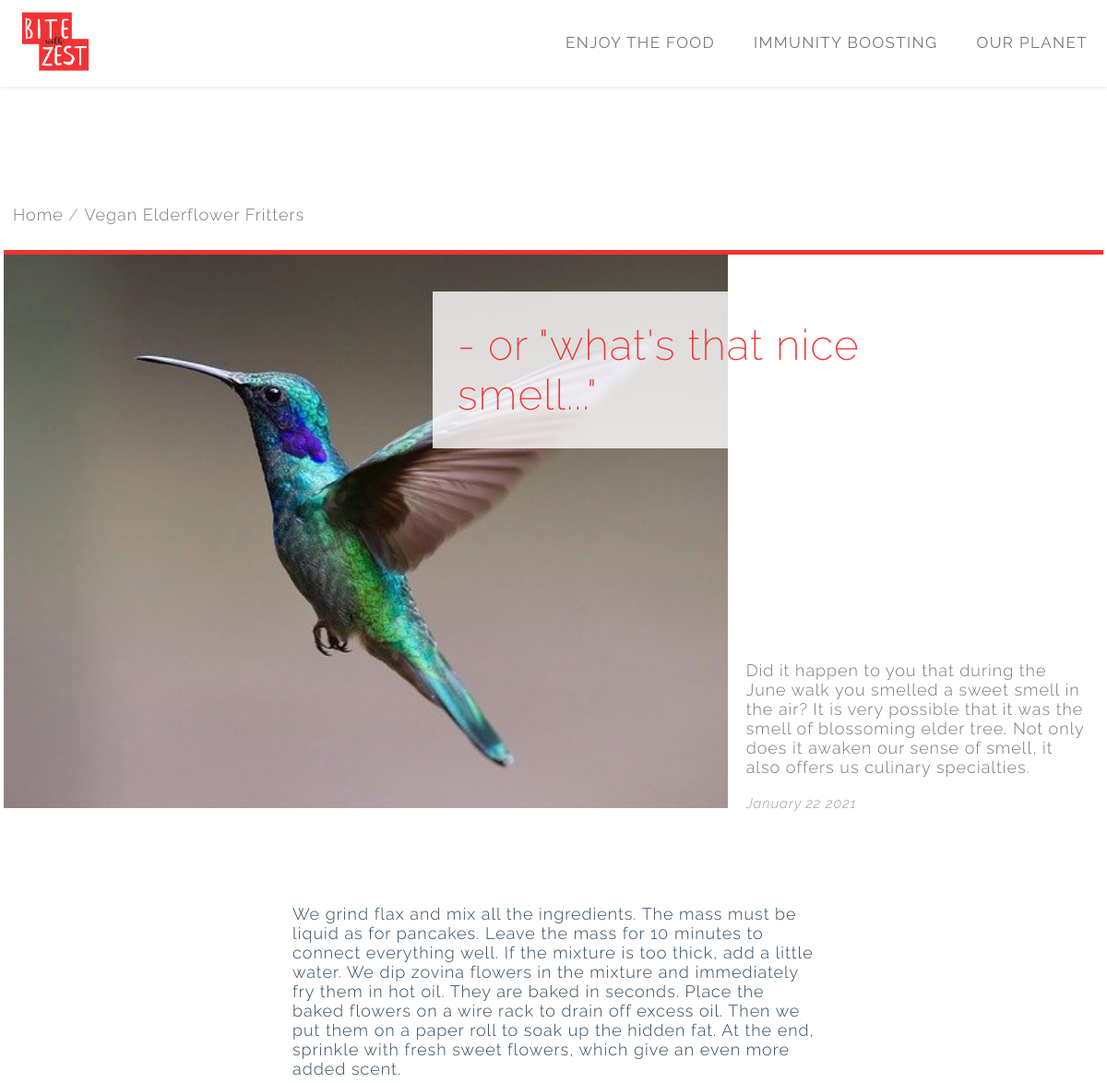
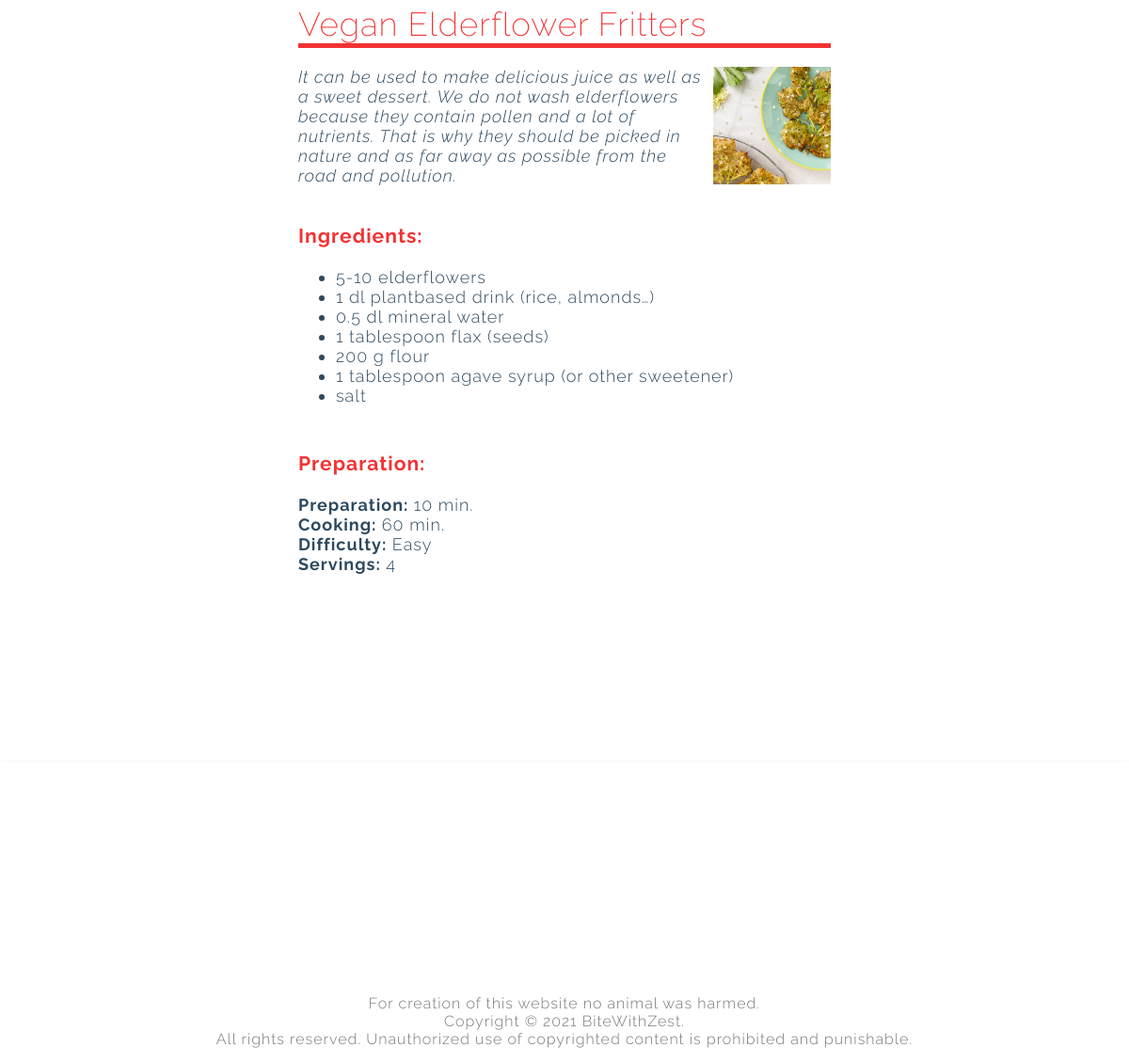
The page /vegan-elderflower-fritters/ on the database its author committed (2 pictures, top to bottom).
### blog/models.py (models this page shows, shortened)
class Category(models.Model):
    description = models.CharField(max_length=200, unique=True)
    status = models.IntegerField(choices=STATUS, default=0)
    slug = models.SlugField(max_length=200,unique=True, default='')
    class Meta:
        verbose_name_plural = 'Categories'

class Post(models.Model):
    titleplus = models.CharField(max_length=200, default='')
    slug = models.SlugField(max_length=200, unique=True)
    author = models.ForeignKey(User, on_delete= models.CASCADE,related_name='blog_posts')
    updated_on = models.DateTimeField(auto_now= True)
    created_on = models.DateTimeField(auto_now_add=True)
    category = models.CharField(max_length=200, choices=category_list, default='')
    subcategory = models.CharField(max_length=200, choices=subcategory_list, default='uncategorized')
    status = models.IntegerField(choices=STATUS, default=0)
    cardtype = models.IntegerField(choices=CARDTYPE, default=0)
    thumbnail = models.FileField(upload_to=path_and_rename,blank=True)
    intro_pic= models.FileField(upload_to=path_and_rename_intro,blank=True)
    intro = models.TextField()
    title = models.CharField(max_length=200, unique=True)
    maintext = models.TextField(default='')
    intro1 = models.TextField(default='',blank=True)
    legend = models.TextField(default='',blank=True)
    add_pic = models.FileField(upload_to=path_and_rename_add,blank=True)
    ingredients = models.TextField(default='',blank=True)
    preparationtext = models.TextField(default='',blank=True)
    main_pic = models.FileField(upload_to=path_and_rename_main,blank=True)
    tip = models.TextField(default='',blank=True)
    class Meta:
        ordering = ['-created_on']
        verbose_name_plural = 'Posts'

### blog/views.py (the view)
# urls.py: path('<slug:slug>/', views.PostDetail.as_view(), name='post_detail'),
class PostDetail(generic.DetailView):
    model = Post
    template_name = 'post_detail.html'
    def get_context_data(self, **kwargs):
       context = super(PostDetail, self).get_context_data(**kwargs)
       shared_context(context)
       return context

### blog/views.py (called while the page is built)
def shared_context(context):
    cat_queryset = Category.objects.all()
    context['cat_list'] = cat_queryset.filter(status=1).order_by('-id')
    context['cat_list_asc'] = cat_queryset.filter(status=1).order_by('id')
    subcat_queryset = SubCategory.objects.all()
    context['subcat_list'] = subcat_queryset.filter(status=1).order_by('-id')
    context['subcat_list_asc'] = subcat_queryset.filter(status=1).order_by('id')
    post_cat_queryset = Post.objects.all()
    context['post_cat_list'] = post_cat_queryset.filter(status=1).order_by('-id')
    context['post_subcat_list'] = post_cat_queryset.filter(status=1).order_by('id')

### blog/templates/post_detail.html (shortened to what this page needs)
{% extends 'base.html' %}
{% block post_content %}
<div class="post-body">
    <ul class="breadcrumbs">
        <li class="breadcrumbs-item">
            <a href="/" class="breadcrumbs-link">Home</a>
        </li>
        <li class="breadcrumbs-item">
            <a href="{% url 'post_detail' post.slug  %}" class="breadcrumbs-link">{{ object.title }}</a>
        </li>
    </ul>
    <div class="intro">
        <div class="picture">
            <img src="../media/post{{post.id}}/intro/post_intro{{post.id}}.jpg" alt="">
            <div class="post-title-figure"><h1> {{ object.titleplus }} </h1></div>
        </div>
        <div class="intro-text">
            {{ object.intro | safe }}
        </div>
        <div class="post-date">{% block created_on %} {{ object.created_on | date:"F d Y"}} {% endblock  %}</div>
    </div>
    <div class="post-content">
        <div class="maintext">
            {{ object.maintext | safe }}
        </div>
        <div class="post-title">
            {{ object.title }}
        </div>
        <div class="preparation">
            <div class="intro1">
                {{ object.intro1 | safe }}
            </div>
            <img src="../static/media/post{{post.id}}/intro/post_intro{{post.id}}.jpg" alt="">
        </div>
        <div class="ingredients">
            <h3>Ingredients:</h3>
            {{ object.ingredients | safe }}
        </div>
        <div class="preparationtext">
            <h3>Preparation:</h3>
            {{ object.preparationtext | safe }}
        </div>
    </div>
    </div>
{% endblock post_content %}

### blog/templates/base.html (shortened to what this page needs)
{% load static %}
<!DOCTYPE html>
<html lang="en">
<head>
  <link rel="stylesheet" href="{% static 'css/style.css' %}" />
  <link rel="stylesheet" href="{% static 'css/responsive.css' %}" />
</head>
<body>
  <div class="wrapper">
    <div class="topnav" id="myTopnav">
      <div class="desc">
        {% for category in cat_list %}
        <div class="dropdown">
          <button class="dropbtn"><a href="{% url 'category_view' category.slug  %}" class="">{{category.description}}</a></button>
        </div>
        {% endfor %}
      </div>
      <div class="logo">
        <a href="/"><img src="{% static 'img/BWZ_logo_red_2.png' %}" alt="logo"></a>
      </div>
    </div>
    <div class="content">
      {% block post_content %}{% endblock post_content %}
    </div>
    {% block footer_showcase %}{% include 'footer.html' %} {% endblock %}
  </div>
</body>
</html>

### static/css/style.css (style rules this page uses)
:root { --yellow: #ffc600; --black: rgb(45, 73, 95); --grey: #777777; --red: #f33233; }
*, *:before, *:after { box-sizing: border-box; }
body { font-family: Raleway, sans-serif; letter-spacing: 1px; margin: 0; font-weight: 300; }
button { font-family: Raleway, sans-serif; }
h1,h2,h3,h4,h5,h6 { margin: 0,0,5px,0; }
.content { display: grid; }
.post-body { display: grid; margin: 100px auto; font-family: 'Raleway', serif; font-size: 18px; color: var(--black); padding: 0 4px ; }
.intro { display: grid; grid-template-areas: "picture" "intro-text"; margin: auto 0; border-top: 5px solid var(--red); }
.picture { grid-area: picture; text-align: center; color: var(--black); grid-column: 1 / -1; }
.post-title-figure { display: none; }
.picture img { width: 400px; height: 300px; object-fit: cover; }
.intro-text { grid-area: intro-text; padding: 5px; color: var(--grey); }
.post-date { bottom: 0; padding-left: 5px; font-style: italic; color: rgb(153, 153, 153); font-size: 15px; }
.post-content { display: grid; margin: 30px auto; grid-template-columns: auto 1fr auto; grid-gap: 2px 5px; }
.post-content>* { grid-column: 2/span 1; }
.post-title { display: grid; font-size: 35px; font-weight: normal; border-bottom: 5px solid var(--red); color: var(--red); }
.preparation { display: grid; grid-template-columns: 3fr auto; margin-top: 10px; }
.preparation img { grid-column: 2/span 1; grid-row: 2/ span 5; width: 108px; height: 108px; object-fit: cover; }
.preparation .intro1 { grid-column: 1/ span 2; font-style: italic; margin: 0 10px 10px 0; }
.preparationtext>h3, .ingredients>h3 { color: var(--red); }
.breadcrumbs { padding: 10px; }
.breadcrumbs-item { display: block; }
.breadcrumbs-item:not(:last-of-type)::after { content: ' /'; color: #999; }
.breadcrumbs-link { text-decoration: none; color: var(--grey); }

### rows shown on the page
Category: description "OUR PLANET"
Category: description "IMMUNITY BOOSTING"
Category: description "ENJOY THE FOOD"
Post: title "Vegan Elderflower Fritters", titleplus "- or \"what's that nice smell...\"", intro "Did it happen to you that during the June walk you smelled a sweet smell in the air? It is very possible that it was the smell of blossoming elder tree. Not only does it awaken our sense of smell, it also offers us culinary specialties.", created_on "January 22 2021", maintext "We grind flax and mix all the ingredients. The mass must be liquid as for pancakes. Leave the mass for 10 minutes to connect everything well. If the mixture is too thick, add a little water. We dip zovina flowers in the mixture and immediately fry them in hot oil. They are baked in seconds. Place the baked flowers on a wire rack to drain off excess oil. Then we put them on a paper roll to soak up the hidden fat. At the end, sprinkle with fresh sweet flowers, which give an even more added scent.", intro1 "It can be used to make delicious juice as well as a sweet dessert. We do not wash elderflowers because they contain pollen and a lot of nutrients. That is why they should be picked in nature and as far away as possible from the road and pollution.", ingredients "5-10 elderflowers 1 dl plantbased drink (rice, almonds…) 0.5 dl mineral water 1 tablespoon flax (seeds) 200 g flour 1 tablespoon agave syrup (or other sweetener) salt", preparationtext "Preparation: 10 min. Cooking: 60 min. Difficulty: Easy Servings: 4"
